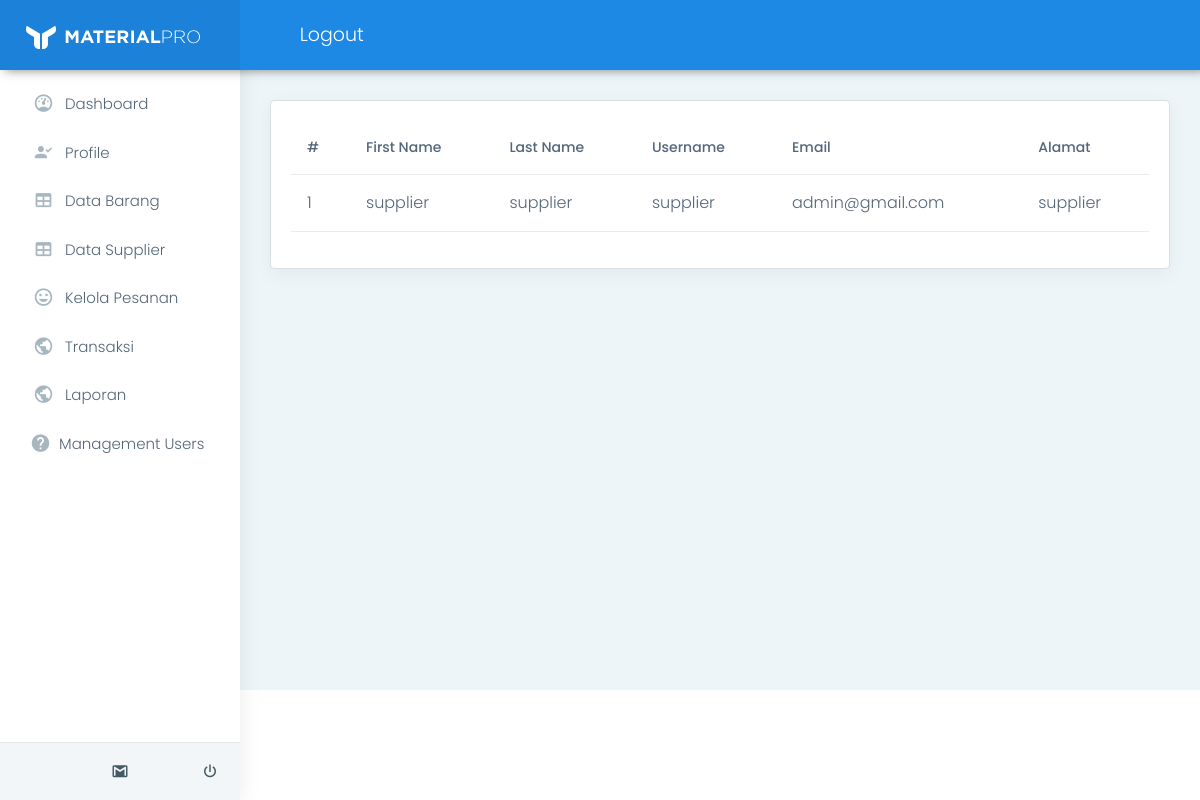
The app's page /admin/index.php?page=dtsupplier (signed in), older data.
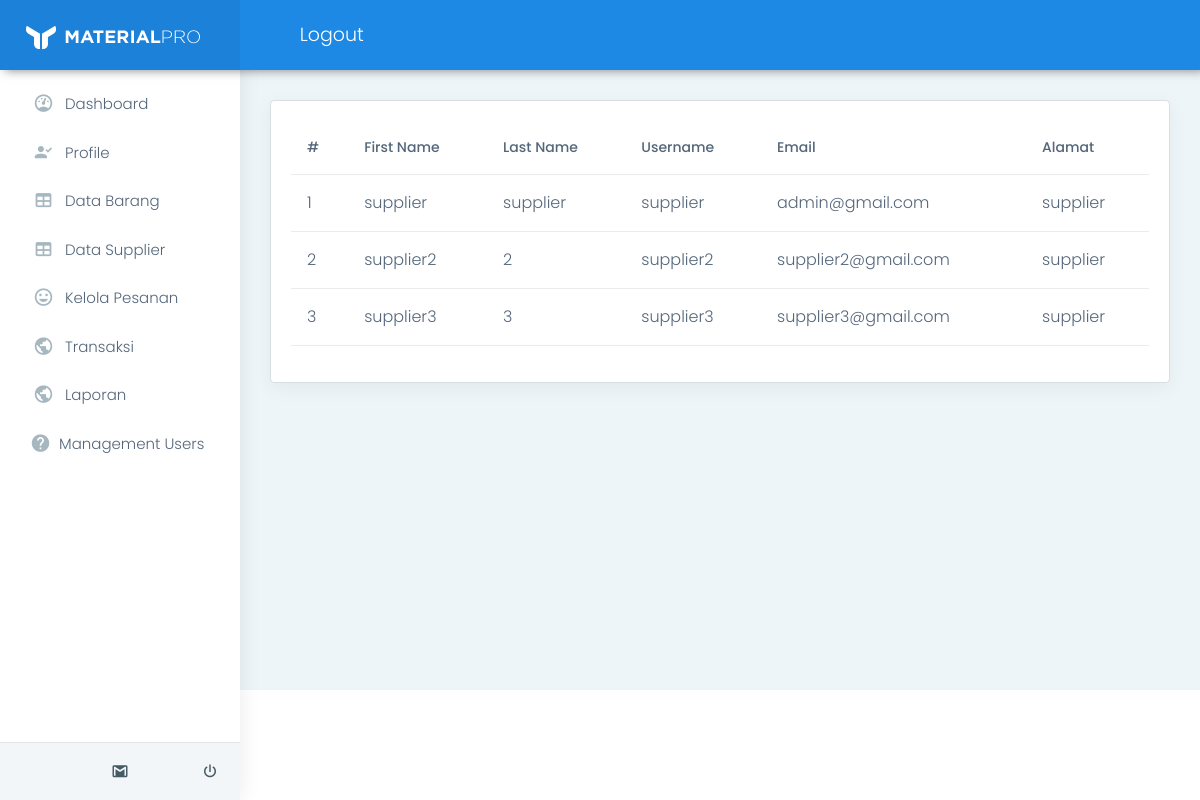
The same page, newer data.
### tables this page shows
CREATE TABLE `users` (
  `user_id` int(11) NOT NULL,
  `unique_id` int(255) NOT NULL,
  `username` varchar(255) NOT NULL,
  `fname` varchar(255) NOT NULL,
  `lname` varchar(255) NOT NULL,
  `email` varchar(255) NOT NULL,
  `phone` varchar(20) DEFAULT NULL,
  `password` varchar(255) NOT NULL,
  `alamat` varchar(255) NOT NULL,
  `level` varchar(20) NOT NULL
);

### admin/supplier/index.php (the view)
<div class="card">
  <div class="card-body">
    <table class="table user-table">
      <thead>
        <tr>
          <th class="border-top-0">#</th>
          <th class="border-top-0">First Name</th>
          <th class="border-top-0">Last Name</th>
          <th class="border-top-0">Username</th>
          <th class="border-top-0">Email</th>
          <th class="border-top-0">Alamat</th>
        </tr>
      </thead>
      <tbody>
        <?php
        $no = 1;
        $q = "SELECT * FROM `users` WHERE level = 'supplier'";
        $results = mysqli_query($conn, $q);
        foreach ($results as $res) {
        ?>
          <tr>
            <td><?= $no++ ?></td>
            <td><?= $res['fname'] ?></td>
            <td><?= $res['lname'] ?></td>
            <td><?= $res['username'] ?></td>
            <td><?= $res['email'] ?></td>
            <td><?= $res['alamat'] ?></td>
          </tr>
        <?php } ?>
      </tbody>
    </table>
  </div>
</div>

Row changes from the older to the newer data that the page shows:
added users: fname "supplier2", lname "2", username "supplier2", email "supplier2@gmail.com", alamat "supplier"
added users: fname "supplier3", lname "3", username "supplier3", email "supplier3@gmail.com", alamat "supplier"
